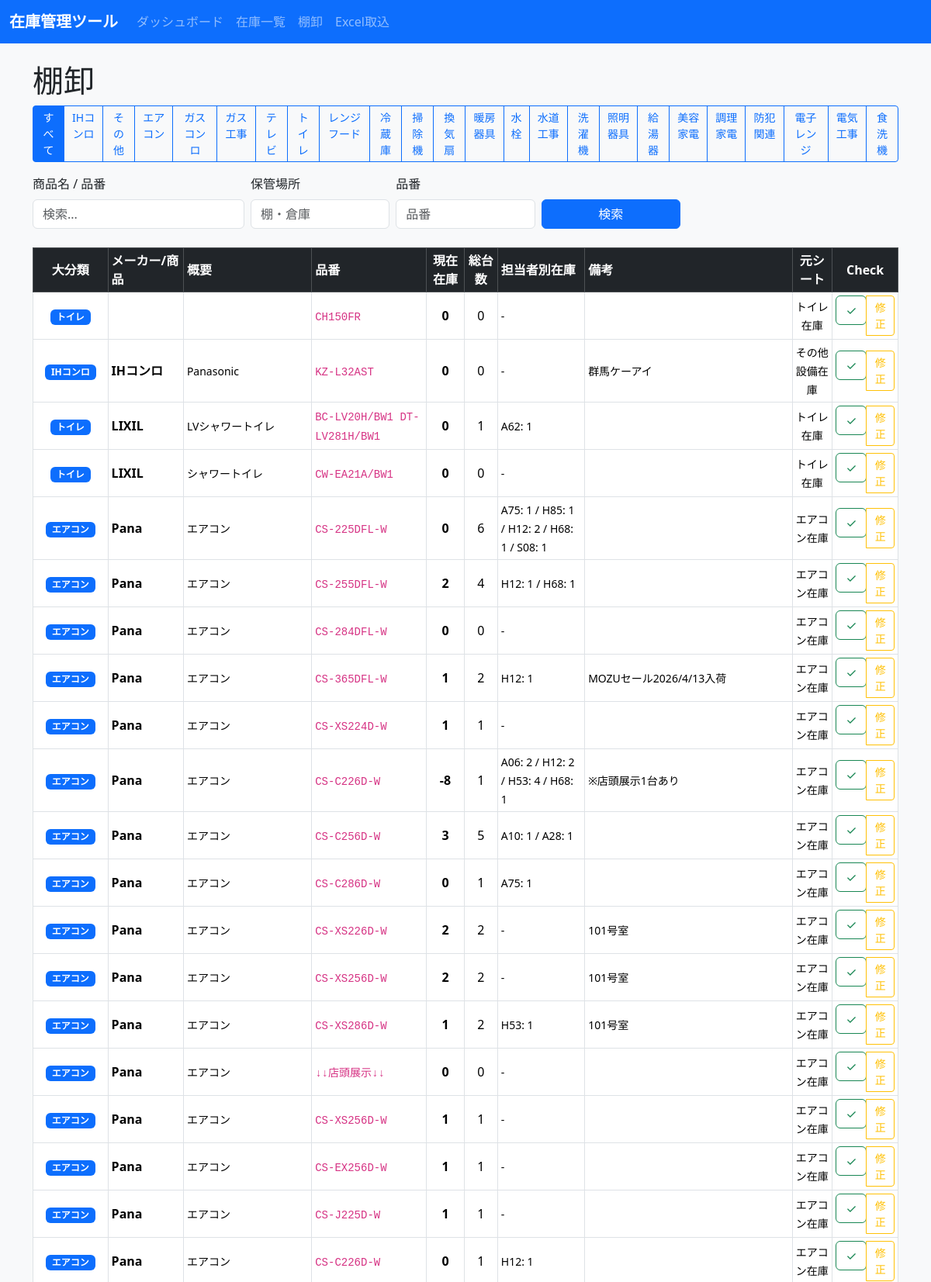
The page /stocktaking (upper part) on the database its author committed.
### tables this page shows
CREATE TABLE products (
            id INTEGER PRIMARY KEY AUTOINCREMENT,
            source_sheet TEXT,
            source_row INTEGER,
            big_category TEXT,
            maker_or_product TEXT,
            overview TEXT,
            sku TEXT NOT NULL,
            stock_status TEXT,
            display_flag TEXT,
            available_stock INTEGER NOT NULL DEFAULT 0,
            total_stock INTEGER NOT NULL DEFAULT 0,
            reorder_point INTEGER NOT NULL DEFAULT 0,
            staff_stock_json TEXT,
            notes TEXT,
            imported_at TEXT,
            current_stock INTEGER NOT NULL DEFAULT 0,
            name TEXT NOT NULL,
            category TEXT,
            location TEXT,
            last_in_date TEXT,
            last_out_date TEXT,
            created_at TEXT NOT NULL,
            updated_at TEXT NOT NULL
        );

### inventory_app/app.py (the view)
@app.route("/stocktaking")
def stocktaking():
    params = parse_search_args()
    sql, values = build_product_query(params)
    conn = get_db_connection()
    products = conn.execute(sql, values).fetchall()
    big_categories_result = conn.execute(
        "SELECT DISTINCT big_category FROM products WHERE big_category IS NOT NULL AND big_category != '' ORDER BY big_category"
    ).fetchall()
    big_categories = [row[0] for row in big_categories_result]
    conn.close()
    return render_template(
        "stocktaking.html",
        products=products,
        params=params,
        big_categories=big_categories,
    )

### inventory_app/app.py (called while the page is built)
def get_db_connection():
    conn = sqlite3.connect(DB_PATH)
    conn.row_factory = sqlite3.Row
    return conn

def format_staff_stock_display(staff_stock_json):
    if not staff_stock_json:
        return "-"
    try:
        data = json.loads(staff_stock_json)
        non_zero = {k: v for k, v in data.items() if v != 0}
        if not non_zero:
            return "-"
        return " / ".join([f"{k}: {v}" for k, v in non_zero.items()])
    except Exception:
        return "-"

def parse_search_args():
    return {
        "q": request.args.get("q", "", type=str).strip(),
        "sku": request.args.get("sku", "", type=str).strip(),
        "big_category": request.args.get("big_category", "", type=str).strip(),
        "location": request.args.get("location", "", type=str).strip(),
    }

def build_product_query(params):
    sql = "SELECT * FROM products WHERE 1=1"
    values = []
    if params["q"]:
        sql += " AND (name LIKE ? OR sku LIKE ? OR big_category LIKE ? OR maker_or_product LIKE ? OR overview LIKE ? OR notes LIKE ? OR source_sheet LIKE ? OR category LIKE ? OR location LIKE ? OR staff_stock_json LIKE ? )"
        term = f"%{params['q']}%"
        values.extend([term] * 10)
    if params["sku"]:
        sql += " AND sku LIKE ?"
        values.append(f"%{params['sku']}%")
    if params["big_category"]:
        sql += " AND big_category = ?"
        values.append(params["big_category"])
    if params["location"]:
        sql += " AND location LIKE ?"
        values.append(f"%{params['location']}%")
    sql += " ORDER BY name ASC"
    return sql, values

### inventory_app/templates/stocktaking.html (shortened to what this page needs)
{% extends 'base.html' %}
{% block content %}
  <h1>棚卸</h1>
  <div class="mb-3">
    <div class="btn-group" role="group">
      <a href="{{ url_for('stocktaking') }}" class="btn btn-sm {% if not params.big_category %}btn-primary{% else %}btn-outline-primary{% endif %}">すべて</a>
      {% for category in big_categories %}
        <a href="{{ url_for('stocktaking', big_category=category, q=params.q, sku=params.sku, location=params.location) }}" class="btn btn-sm {% if params.big_category == category %}btn-primary{% else %}btn-outline-primary{% endif %}">{{ category }}</a>
      {% endfor %}
    </div>
  </div>
  <form method="get" class="row gy-2 gx-2 align-items-end mb-4">
    <div class="col-md-3">
      <label class="form-label">商品名 / 品番</label>
      <input type="text" name="q" value="{{ params.q }}" class="form-control" placeholder="検索...">
    </div>
    <div class="col-md-2">
      <label class="form-label">保管場所</label>
      <input type="text" name="location" value="{{ params.location }}" class="form-control" placeholder="棚・倉庫">
    </div>
    <div class="col-md-2">
      <label class="form-label">品番</label>
      <input type="text" name="sku" value="{{ params.sku }}" class="form-control" placeholder="品番">
    </div>
    <div class="col-md-2">
      <button type="submit" class="btn btn-primary w-100">検索</button>
    </div>
  </form>
  <div class="table-responsive">
    <table class="table table-bordered table-hover align-middle table-sm">
      <thead class="table-dark sticky-top">
        <tr>
          <th class="text-center">大分類</th>
          <th>メーカー/商品</th>
          <th>概要</th>
          <th>品番</th>
          <th class="text-center">現在在庫</th>
          <th class="text-center">総台数</th>
          <th>担当者別在庫</th>
          <th>備考</th>
          <th class="text-center">元シート</th>
          <th class="text-center">Check</th>
        </tr>
      </thead>
      <tbody>
        {% for product in products %}
          <tr>
            <td class="text-center"><span class="badge bg-primary">{{ product.big_category }}</span></td>
            <td><strong>{{ product.maker_or_product }}</strong></td>
            <td><small>{{ product.overview }}</small></td>
            <td><code>{{ product.sku }}</code></td>
            <td class="text-center"><strong>{{ product.current_stock }}</strong></td>
            <td class="text-center">{{ product.total_stock }}</td>
            <td><small>{{ product.staff_stock_json | format_staff_stock }}</small></td>
            <td><small>{{ product.notes }}</small></td>
            <td class="text-center"><small>{{ product.source_sheet }}</small></td>
            <td class="text-center">
              <div class="btn-group btn-group-sm" role="group">
                <form method="post" action="{{ url_for('stocktaking_check', product_id=product.id, q=params.q, sku=params.sku, big_category=params.big_category, location=params.location) }}">
                  <button type="submit" class="btn btn-outline-success" title="確認">✓</button>
                </form>
                <a href="{{ url_for('stocktaking_edit', product_id=product.id) }}" class="btn btn-outline-warning" title="修正">修正</a>
              </div>
            </td>
          </tr>
        {% else %}
          <tr>
            <td colspan="10" class="text-center text-muted py-4">
              <i class="bi bi-inbox"></i> 該当する商品が見つかりません。
            </td>
          </tr>
        {% endfor %}
      </tbody>
    </table>
  </div>
{% endblock %}

### inventory_app/static/style.css (style rules this page uses)
body { background-color: #f8f9fa; }
.table th, .table td { vertical-align: middle; }

### rows shown on the page
products: big_category "トイレ", sku "CH150FR", current_stock "0", total_stock "0", staff_stock_json "-", source_sheet "トイレ在庫"
products: big_category "IHコンロ", maker_or_product "IHコンロ", overview "Panasonic", sku "KZ-L32AST", current_stock "0", total_stock "0", staff_stock_json "-", notes "群馬ケーアイ", source_sheet "その他設備在庫"
products: big_category "トイレ", maker_or_product "LIXIL", overview "LVシャワートイレ", sku "BC-LV20H/BW1 DT-LV281H/BW1", current_stock "0", total_stock "1", staff_stock_json "A62: 1", source_sheet "トイレ在庫"
products: big_category "トイレ", maker_or_product "LIXIL", overview "シャワートイレ", sku "CW-EA21A/BW1", current_stock "0", total_stock "0", staff_stock_json "-", source_sheet "トイレ在庫"
products: big_category "エアコン", maker_or_product "Pana", overview "エアコン", sku "CS-225DFL-W", current_stock "0", total_stock "6", staff_stock_json "A75: 1 / H85: 1 / H12: 2 / H68: 1 / S08: 1", source_sheet "エアコン在庫"
products: big_category "エアコン", maker_or_product "Pana", overview "エアコン", sku "CS-255DFL-W", current_stock "2", total_stock "4", staff_stock_json "H12: 1 / H68: 1", source_sheet "エアコン在庫"
products: big_category "エアコン", maker_or_product "Pana", overview "エアコン", sku "CS-284DFL-W", current_stock "0", total_stock "0", staff_stock_json "-", source_sheet "エアコン在庫"
products: big_category "エアコン", maker_or_product "Pana", overview "エアコン", sku "CS-365DFL-W", current_stock "1", total_stock "2", staff_stock_json "H12: 1", notes "MOZUセール2026/4/13入荷", source_sheet "エアコン在庫"
products: big_category "エアコン", maker_or_product "Pana", overview "エアコン", sku "CS-XS224D-W", current_stock "1", total_stock "1", staff_stock_json "-", source_sheet "エアコン在庫"
products: big_category "エアコン", maker_or_product "Pana", overview "エアコン", sku "CS-C226D-W", current_stock "-8", total_stock "1", staff_stock_json "A06: 2 / H12: 2 / H53: 4 / H68: 1", notes "※店頭展示1台あり", source_sheet "エアコン在庫"
products: big_category "エアコン", maker_or_product "Pana", overview "エアコン", sku "CS-C256D-W", current_stock "3", total_stock "5", staff_stock_json "A10: 1 / A28: 1", source_sheet "エアコン在庫"
products: big_category "エアコン", maker_or_product "Pana", overview "エアコン", sku "CS-C286D-W", current_stock "0", total_stock "1", staff_stock_json "A75: 1", source_sheet "エアコン在庫"
products: big_category "エアコン", maker_or_product "Pana", overview "エアコン", sku "CS-XS226D-W", current_stock "2", total_stock "2", staff_stock_json "-", notes "101号室", source_sheet "エアコン在庫"
products: big_category "エアコン", maker_or_product "Pana", overview "エアコン", sku "CS-XS256D-W", current_stock "2", total_stock "2", staff_stock_json "-", notes "101号室", source_sheet "エアコン在庫"
products: big_category "エアコン", maker_or_product "Pana", overview "エアコン", sku "CS-XS286D-W", current_stock "1", total_stock "2", staff_stock_json "H53: 1", notes "101号室", source_sheet "エアコン在庫"
products: big_category "エアコン", maker_or_product "Pana", overview "エアコン", sku "↓↓店頭展示↓↓", current_stock "0", total_stock "0", staff_stock_json "-", source_sheet "エアコン在庫"
products: big_category "エアコン", maker_or_product "Pana", overview "エアコン", sku "CS-XS256D-W", current_stock "1", total_stock "1", staff_stock_json "-", source_sheet "エアコン在庫"
products: big_category "エアコン", maker_or_product "Pana", overview "エアコン", sku "CS-EX256D-W", current_stock "1", total_stock "1", staff_stock_json "-", source_sheet "エアコン在庫"
products: big_category "エアコン", maker_or_product "Pana", overview "エアコン", sku "CS-J225D-W", current_stock "1", total_stock "1", staff_stock_json "-", source_sheet "エアコン在庫"
products: big_category "エアコン", maker_or_product "Pana", overview "エアコン", sku "CS-C226D-W", current_stock "0", total_stock "1", staff_stock_json "H12: 1", source_sheet "エアコン在庫"

### other values the page prints
{{ category }} "IHコンロ" "その他" "エアコン" "ガスコンロ" "ガス工事" "テレビ" "トイレ" "レンジフード" "冷蔵庫" "掃除機" "換気扇" "暖房器具" "水栓" "水道工事" "洗濯機" "照明器具" "給湯器" "美容家電" "調理家電" "防犯関連" "電子レンジ" "電気工事" "食洗機"
